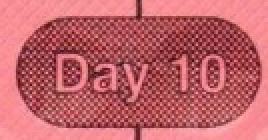
#> input picture recortes/recortes_referencia/Day_10.png, 134 x 70 px, given in place of Day_2.png, which was not available (shown 2 times larger)
$ python analisar_cartela.py
#> lines starting #> are read from the running program, lines starting #| are printed output that depends on the picture; after the words box and inside, x2 and y2 are one past the last pixel; in counts of white or black regions, pixels touching at a corner belong together
import cv2

dias = [
    "Day_2",
    "Day_7",
    "Day_8"
]

for dia in dias:

    ref = cv2.imread(
        f"recortes/recortes_referencia/{dia}.png",
        cv2.IMREAD_GRAYSCALE
    )
#> ref: shape (70, 134); min 31, max 198, mean 127.9

    teste = cv2.imread(
        f"recortes/recortes_teste/{dia}.png",
        cv2.IMREAD_GRAYSCALE
    )
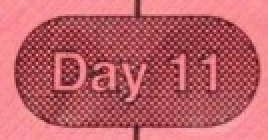
#> input picture recortes/recortes_referencia/Day_11.png, 134 x 70 px, given in place of Day_2.png, which was not available (shown 2 times larger)
#> teste: shape (70, 134); min 28, max 194, mean 125.7

    if ref is None or teste is None:
        print(f"Erro ao carregar {dia}")
        continue

    # Normalizar iluminação
    ref = cv2.equalizeHist(ref)
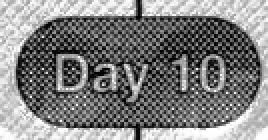
#> ref: shape (70, 134) (shown 2 times larger); min 0, max 255, mean 128.8
    teste = cv2.equalizeHist(teste)
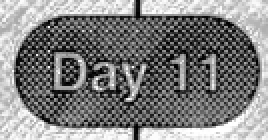
#> teste: shape (70, 134) (shown 2 times larger); min 0, max 255, mean 128.9

    # Suavizar ruído
    ref = cv2.GaussianBlur(
        ref,
        (5, 5),
        0
    )
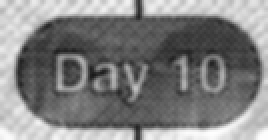
#> ref: shape (70, 134) (shown 2 times larger); min 25, max 254, mean 128.8

    teste = cv2.GaussianBlur(
        teste,
        (5, 5),
        0
    )
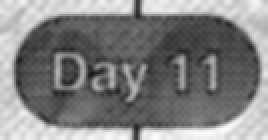
#> teste: shape (70, 134) (shown 2 times larger); min 24, max 252, mean 128.9

    # Diferença
    diff = cv2.absdiff(
        ref,
        teste
    )
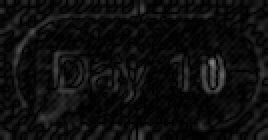
#> diff: shape (70, 134) (shown 2 times larger); min 0, max 131, mean 14.3

    # Mantém apenas diferenças grandes
    _, thresh = cv2.threshold(
        diff,
        50,
        255,
        cv2.THRESH_BINARY
    )
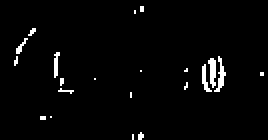
#> thresh: shape (70, 134) (shown 2 times larger); 2.5% white in thin lines or dots, all inside (x1, y1, x2, y2) = (7, 3, 132, 70)

    # Conta pixels brancos
    score = cv2.countNonZero(
        thresh
    )
#> score = 231

    print(
        f"{dia}: {score}"
    )
#| Day_2: 231

    # Salva imagens para inspeção
    cv2.imwrite(
        f"{dia}_diff.png",
        diff
    )

    cv2.imwrite(
        f"{dia}_threshold.png",
        thresh
    )

print("\nTeste concluído.")
